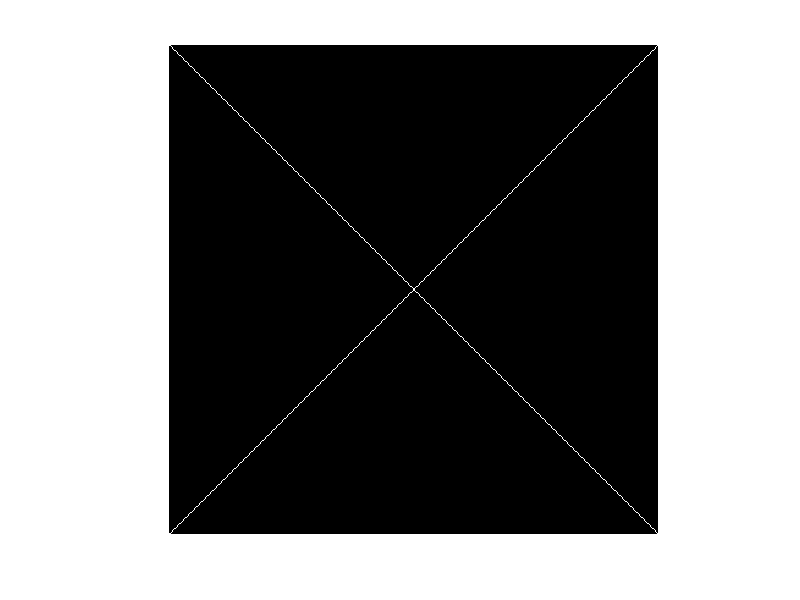

Source code (MATLAB):
%I=zeros(640,480);
%imshow(I);

I=zeros(480,640);
% % % 70x50 BIR DIKDORTGEN CIZDIRME
% % for i=100:170
% %     for j=120:170
% %         I(i,j)=1;
% %     end
% % end
% % imshow(I);


% % % 200,200 NOKTASI ETRAFINDA GRADYEN OLARAK AZALAN BEYAZ BIR DAIRE CIZDIRME
% % for i=1:480
% %     for j=1:640
% %         if (200-i)^2+(200-j)^2<=100^2
% %             R=sqrt((200-i)^2+(200-j)^2);
% %         I(i,j)=1-(R/100);
% %         end
% %     end
% % end
% % imshow(I);


% % I=zeros(400,400);
% % Ie=diagmx(400,400);
% % If=I+Ie;
% % imshow(If)
% for i=1:400
%     for j=1:400
%         if (i)^2+(j)^2==^2
%             R=sqrt((200-i)^2+(200-j)^2);
%         I(i,j)=1-(R/100);
%         end
%     end
% end

[M N K]=size(I)

I=zeros(400,400);
[M N K]=size(I)
for i=1:400
    for j=1:400
        if (i)==j
        I(i,j)=1;
        end
    end
end
B=zeros(400,400)

for i=1:400
    for j=1:400
       B(i,j)=I(i,M-j+1);
    
    end
end
imshow(B)

imshow(I+B)
